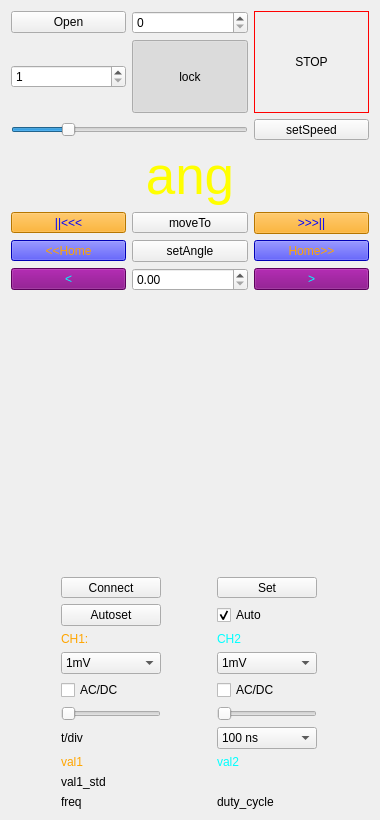
      <widget class="QWidget" name="stepper_page">
       <property name="geometry">
        <rect>
         <x>0</x>
         <y>0</y>
         <width>380</width>
         <height>820</height>
        </rect>
       </property>
       <property name="sizePolicy">
        <sizepolicy hsizetype="Expanding" vsizetype="Preferred">
         <horstretch>0</horstretch>
         <verstretch>0</verstretch>
        </sizepolicy>
       </property>
       <attribute name="label">
        <string>Stepper</string>
       </attribute>
       <layout class="QVBoxLayout" name="verticalLayout">
        <item>
         <layout class="QGridLayout" name="gridLayout">
          <item row="0" column="2" rowspan="2">
           <widget class="QToolButton" name="stepperStop">
            <property name="sizePolicy">
             <sizepolicy hsizetype="Expanding" vsizetype="Expanding">
              <horstretch>0</horstretch>
              <verstretch>0</verstretch>
             </sizepolicy>
            </property>
            <property name="styleSheet">
             <string notr="true">border: 1px solid red;</string>
            </property>
            <property name="text">
             <string>STOP</string>
            </property>
           </widget>
          </item>
          <item row="1" column="1">
           <widget class="QToolButton" name="stepperLock">
            <property name="sizePolicy">
             <sizepolicy hsizetype="MinimumExpanding" vsizetype="MinimumExpanding">
              <horstretch>0</horstretch>
              <verstretch>0</verstretch>
             </sizepolicy>
            </property>
            <property name="text">
             <string>lock</string>
            </property>
            <property name="checkable">
             <bool>true</bool>
            </property>
            <property name="checked">
             <bool>true</bool>
            </property>
           </widget>
          </item>
          <item row="8" column="2">
           <widget class="QPushButton" name="CCWMoveToStop">
            <property name="sizePolicy">
             <sizepolicy hsizetype="Expanding" vsizetype="Maximum">
              <horstretch>0</horstretch>
              <verstretch>0</verstretch>
             </sizepolicy>
            </property>
            <property name="toolTip">
             <string>Move CCW</string>
            </property>
            <property name="styleSheet">
             <string notr="true">background:orange; color:blue;</string>
            </property>
            <property name="text">
             <string>&gt;&gt;&gt;||</string>
            </property>
           </widget>
          </item>
          <item row="8" column="0">
           <widget class="QToolButton" name="CWMoveToStop">
            <property name="sizePolicy">
             <sizepolicy hsizetype="Expanding" vsizetype="Maximum">
              <horstretch>0</horstretch>
              <verstretch>0</verstretch>
             </sizepolicy>
            </property>
            <property name="toolTip">
             <string>Move CW</string>
            </property>
            <property name="styleSheet">
             <string notr="true">background:orange; color:blue;</string>
            </property>
            <property name="text">
             <string>||&lt;&lt;&lt;</string>
            </property>
           </widget>
          </item>
          <item row="0" column="0">
           <widget class="QPushButton" name="openAngleSensorPort">
            <property name="text">
             <string>Open</string>
            </property>
            <property name="checkable">
             <bool>true</bool>
            </property>
           </widget>
          </item>
          <item row="12" column="0">
           <widget class="QPushButton" name="relCWMove">
            <property name="toolTip">
             <string>relative step CW</string>
            </property>
            <property name="whatsThis">
             <string>relative step CW</string>
            </property>
            <property name="styleSheet">
             <string notr="true">background:purple; color:cyan;</string>
            </property>
            <property name="text">
             <string>&lt;</string>
            </property>
           </widget>
          </item>
          <item row="0" column="1">
           <widget class="QSpinBox" name="angleSensorPort"/>
          </item>
          <item row="4" column="2">
           <widget class="QToolButton" name="setStepperSpeed">
            <property name="sizePolicy">
             <sizepolicy hsizetype="Expanding" vsizetype="Maximum">
              <horstretch>0</horstretch>
              <verstretch>0</verstretch>
             </sizepolicy>
            </property>
            <property name="text">
             <string>setSpeed</string>
            </property>
           </widget>
          </item>
          <item row="12" column="2">
           <widget class="QPushButton" name="relCCWMove">
            <property name="toolTip">
             <string>relative step CCW</string>
            </property>
            <property name="whatsThis">
             <string>relative step CW</string>
            </property>
            <property name="styleSheet">
             <string notr="true">background:purple; color:cyan;</string>
            </property>
            <property name="text">
             <string>&gt;</string>
            </property>
           </widget>
          </item>
          <item row="12" column="1">
           <widget class="QDoubleSpinBox" name="relAngleIncrement">
            <property name="maximum">
             <double>360.000000000000000</double>
            </property>
           </widget>
          </item>
          <item row="10" column="0">
           <widget class="QToolButton" name="CWHome">
            <property name="sizePolicy">
             <sizepolicy hsizetype="Expanding" vsizetype="Maximum">
              <horstretch>0</horstretch>
              <verstretch>0</verstretch>
             </sizepolicy>
            </property>
            <property name="toolTip">
             <string>Move to HOME CW</string>
            </property>
            <property name="styleSheet">
             <string notr="true">background:blue; color:orange;</string>
            </property>
            <property name="text">
             <string>&lt;&lt;Home</string>
            </property>
           </widget>
          </item>
          <item row="10" column="2">
           <widget class="QToolButton" name="CCWHome">
            <property name="sizePolicy">
             <sizepolicy hsizetype="Expanding" vsizetype="Maximum">
              <horstretch>0</horstretch>
              <verstretch>0</verstretch>
             </sizepolicy>
            </property>
            <property name="toolTip">
             <string>Move to HOME CCW</string>
            </property>
            <property name="styleSheet">
             <string notr="true">background:blue; color:orange;</string>
            </property>
            <property name="text">
             <string>Home&gt;&gt;</string>
            </property>
           </widget>
          </item>
          <item row="7" column="0" colspan="3">
           <widget class="QLabel" name="currentAngle">
            <property name="maximumSize">
             <size>
              <width>16777215</width>
              <height>100</height>
             </size>
            </property>
            <property name="styleSheet">
             <string notr="true">color:yellow; font-size:40pt;</string>
            </property>
            <property name="text">
             <string>ang</string>
            </property>
            <property name="textFormat">
             <enum>Qt::AutoText</enum>
            </property>
            <property name="scaledContents">
             <bool>false</bool>
            </property>
            <property name="alignment">
             <set>Qt::AlignCenter</set>
            </property>
            <property name="indent">
             <number>0</number>
            </property>
           </widget>
          </item>
          <item row="8" column="1">
           <widget class="QToolButton" name="moveToAngle">
            <property name="sizePolicy">
             <sizepolicy hsizetype="Expanding" vsizetype="Maximum">
              <horstretch>0</horstretch>
              <verstretch>0</verstretch>
             </sizepolicy>
            </property>
            <property name="text">
             <string>moveTo</string>
            </property>
           </widget>
          </item>
          <item row="10" column="1">
           <widget class="QPushButton" name="setCustomAngle">
            <property name="sizePolicy">
             <sizepolicy hsizetype="Expanding" vsizetype="Maximum">
              <horstretch>0</horstretch>
              <verstretch>0</verstretch>
             </sizepolicy>
            </property>
            <property name="text">
             <string>setAngle</string>
            </property>
           </widget>
          </item>
          <item row="1" column="0">
           <widget class="QSpinBox" name="stepperSpeedValue">
            <property name="toolTip">
             <string>stepper speed</string>
            </property>
            <property name="minimum">
             <number>1</number>
            </property>
            <property name="maximum">
             <number>3000</number>
            </property>
           </widget>
          </item>
          <item row="4" column="0" colspan="2">
           <widget class="QSlider" name="stepperSpeed">
            <property name="toolTip">
             <string>stepper speed</string>
            </property>
            <property name="minimum">
             <number>50</number>
            </property>
            <property name="maximum">
             <number>2100</number>
            </property>
            <property name="value">
             <number>512</number>
            </property>
            <property name="orientation">
             <enum>Qt::Horizontal</enum>
            </property>
           </widget>
          </item>
         </layout>
        </item>
        <item>
         <layout class="QVBoxLayout" name="oscilloPlot">
          <property name="sizeConstraint">
           <enum>QLayout::SetMinimumSize</enum>
          </property>
          <item>
           <spacer name="verticalSpacer_2">
            <property name="orientation">
             <enum>Qt::Vertical</enum>
            </property>
            <property name="sizeHint" stdset="0">
             <size>
              <width>20</width>
              <height>100</height>
             </size>
            </property>
           </spacer>
          </item>
         </layout>
        </item>
        <item>
         <layout class="QGridLayout" name="oscillo_config">
          <item row="2" column="0">
           <widget class="QLabel" name="label">
            <property name="sizePolicy">
             <sizepolicy hsizetype="Minimum" vsizetype="Minimum">
              <horstretch>0</horstretch>
              <verstretch>0</verstretch>
             </sizepolicy>
            </property>
            <property name="maximumSize">
             <size>
              <width>100</width>
              <height>16777215</height>
             </size>
            </property>
            <property name="styleSheet">
             <string notr="true">color:orange;</string>
            </property>
            <property name="text">
             <string>CH1:</string>
            </property>
           </widget>
          </item>
          <item row="2" column="1">
           <widget class="QLabel" name="label_7">
            <property name="sizePolicy">
             <sizepolicy hsizetype="Minimum" vsizetype="Minimum">
              <horstretch>0</horstretch>
              <verstretch>0</verstretch>
             </sizepolicy>
            </property>
            <property name="maximumSize">
             <size>
              <width>100</width>
              <height>16777215</height>
             </size>
            </property>
            <property name="styleSheet">
             <string notr="true">color:cyan;</string>
            </property>
            <property name="text">
             <string>CH2</string>
            </property>
           </widget>
          </item>
          <item row="1" column="0">
           <widget class="QPushButton" name="oscilloAutoSet">
            <property name="sizePolicy">
             <sizepolicy hsizetype="Minimum" vsizetype="Minimum">
              <horstretch>0</horstretch>
              <verstretch>0</verstretch>
             </sizepolicy>
            </property>
            <property name="maximumSize">
             <size>
              <width>100</width>
              <height>16777215</height>
             </size>
            </property>
            <property name="text">
             <string>Autoset</string>
            </property>
           </widget>
          </item>
          <item row="6" column="1">
           <widget class="QSlider" name="oscilloYpos2">
            <property name="sizePolicy">
             <sizepolicy hsizetype="Minimum" vsizetype="Minimum">
              <horstretch>0</horstretch>
              <verstretch>0</verstretch>
             </sizepolicy>
            </property>
            <property name="maximumSize">
             <size>
              <width>120</width>
              <height>16777215</height>
             </size>
            </property>
            <property name="orientation">
             <enum>Qt::Horizontal</enum>
            </property>
           </widget>
          </item>
          <item row="4" column="0">
           <widget class="QComboBox" name="oscilloVdiv1">
            <property name="sizePolicy">
             <sizepolicy hsizetype="Minimum" vsizetype="Minimum">
              <horstretch>0</horstretch>
              <verstretch>0</verstretch>
             </sizepolicy>
            </property>
            <property name="maximumSize">
             <size>
              <width>100</width>
              <height>16777215</height>
             </size>
            </property>
            <item>
             <property name="text">
              <string>1mV</string>
             </property>
            </item>
            <item>
             <property name="text">
              <string>2mV</string>
             </property>
            </item>
            <item>
             <property name="text">
              <string>5mV</string>
             </property>
            </item>
            <item>
             <property name="text">
              <string>10mV</string>
             </property>
            </item>
            <item>
             <property name="text">
              <string>20mV</string>
             </property>
            </item>
            <item>
             <property name="text">
              <string>50mV</string>
             </property>
            </item>
            <item>
             <property name="text">
              <string>100mV</string>
             </property>
            </item>
            <item>
             <property name="text">
              <string>200mV</string>
             </property>
            </item>
            <item>
             <property name="text">
              <string>500mV</string>
             </property>
            </item>
            <item>
             <property name="text">
              <string>1V</string>
             </property>
            </item>
            <item>
             <property name="text">
              <string>2V</string>
             </property>
            </item>
            <item>
             <property name="text">
              <string>5V</string>
             </property>
            </item>
            <item>
             <property name="text">
              <string>10V</string>
             </property>
            </item>
            <item>
             <property name="text">
              <string>20V</string>
             </property>
            </item>
           </widget>
          </item>
          <item row="6" column="0">
           <widget class="QSlider" name="oscilloYpos1">
            <property name="sizePolicy">
             <sizepolicy hsizetype="Minimum" vsizetype="Minimum">
              <horstretch>0</horstretch>
              <verstretch>0</verstretch>
             </sizepolicy>
            </property>
            <property name="maximumSize">
             <size>
              <width>100</width>
              <height>20</height>
             </size>
            </property>
            <property name="maximum">
             <number>30</number>
            </property>
            <property name="orientation">
             <enum>Qt::Horizontal</enum>
            </property>
           </widget>
          </item>
          <item row="4" column="1">
           <widget class="QComboBox" name="oscilloVdiv2">
            <property name="sizePolicy">
             <sizepolicy hsizetype="Minimum" vsizetype="Minimum">
              <horstretch>0</horstretch>
              <verstretch>0</verstretch>
             </sizepolicy>
            </property>
            <property name="maximumSize">
             <size>
              <width>100</width>
              <height>16777215</height>
             </size>
            </property>
            <item>
             <property name="text">
              <string>1mV</string>
             </property>
            </item>
            <item>
             <property name="text">
              <string>2mV</string>
             </property>
            </item>
            <item>
             <property name="text">
              <string>5mV</string>
             </property>
            </item>
            <item>
             <property name="text">
              <string>10mV</string>
             </property>
            </item>
            <item>
             <property name="text">
              <string>20mV</string>
             </property>
            </item>
            <item>
             <property name="text">
              <string>50mV</string>
             </property>
            </item>
            <item>
             <property name="text">
              <string>100mV</string>
             </property>
            </item>
            <item>
             <property name="text">
              <string>200mV</string>
             </property>
            </item>
            <item>
             <property name="text">
              <string>500mV</string>
             </property>
            </item>
            <item>
             <property name="text">
              <string>1V</string>
             </property>
            </item>
            <item>
             <property name="text">
              <string>2V</string>
             </property>
            </item>
            <item>
             <property name="text">
              <string>5V</string>
             </property>
            </item>
            <item>
             <property name="text">
              <string>10V</string>
             </property>
            </item>
            <item>
             <property name="text">
              <string>20V</string>
             </property>
            </item>
           </widget>
          </item>
          <item row="7" column="0">
           <widget class="QLabel" name="label_9">
            <property name="sizePolicy">
             <sizepolicy hsizetype="Minimum" vsizetype="Minimum">
              <horstretch>0</horstretch>
              <verstretch>0</verstretch>
             </sizepolicy>
            </property>
            <property name="maximumSize">
             <size>
              <width>100</width>
              <height>16777215</height>
             </size>
            </property>
            <property name="text">
             <string>t/div</string>
            </property>
           </widget>
          </item>
          <item row="7" column="1">
           <widget class="QComboBox" name="oscilloTdiv">
            <property name="sizePolicy">
             <sizepolicy hsizetype="Minimum" vsizetype="Minimum">
              <horstretch>0</horstretch>
              <verstretch>0</verstretch>
             </sizepolicy>
            </property>
            <property name="maximumSize">
             <size>
              <width>100</width>
              <height>16777215</height>
             </size>
            </property>
            <item>
             <property name="text">
              <string>100 ns</string>
             </property>
            </item>
            <item>
             <property name="text">
              <string>200 ns</string>
             </property>
            </item>
            <item>
             <property name="text">
              <string>500 ns</string>
             </property>
            </item>
            <item>
             <property name="text">
              <string>1 mks</string>
             </property>
            </item>
            <item>
             <property name="text">
              <string>2 mks</string>
             </property>
            </item>
            <item>
             <property name="text">
              <string>5 mks</string>
             </property>
            </item>
            <item>
             <property name="text">
              <string>10 mks</string>
             </property>
            </item>
            <item>
             <property name="text">
              <string>20 mks</string>
             </property>
            </item>
            <item>
             <property name="text">
              <string>50 mks</string>
             </property>
            </item>
            <item>
             <property name="text">
              <string>100 mks</string>
             </property>
            </item>
            <item>
             <property name="text">
              <string>200 mks</string>
             </property>
            </item>
            <item>
             <property name="text">
              <string>500 mks</string>
             </property>
            </item>
            <item>
             <property name="text">
              <string>1 ms</string>
             </property>
            </item>
            <item>
             <property name="text">
              <string>2 ms</string>
             </property>
            </item>
            <item>
             <property name="text">
              <string>5 ms</string>
             </property>
            </item>
            <item>
             <property name="text">
              <string>10 ms</string>
             </property>
            </item>
            <item>
             <property name="text">
              <string>20 ms</string>
             </property>
            </item>
            <item>
             <property name="text">
              <string>50 ms</string>
             </property>
            </item>
            <item>
             <property name="text">
              <string>100 ms</string>
             </property>
            </item>
            <item>
             <property name="text">
              <string>200 ms</string>
             </property>
            </item>
            <item>
             <property name="text">
              <string>500 ms</string>
             </property>
            </item>
            <item>
             <property name="text">
              <string>1 s</string>
             </property>
            </item>
            <item>
             <property name="text">
              <string>2 s</string>
             </property>
            </item>
            <item>
             <property name="text">
              <string>5 s</string>
             </property>
            </item>
            <item>
             <property name="text">
              <string>10 s</string>
             </property>
            </item>
            <item>
             <property name="text">
              <string>50 s</string>
             </property>
            </item>
            <item>
             <property name="text">
              <string>100 s</string>
             </property>
            </item>
           </widget>
          </item>
          <item row="8" column="0">
           <widget class="QLabel" name="CH1Val">
            <property name="sizePolicy">
             <sizepolicy hsizetype="Minimum" vsizetype="Minimum">
              <horstretch>0</horstretch>
              <verstretch>0</verstretch>
             </sizepolicy>
            </property>
            <property name="maximumSize">
             <size>
              <width>100</width>
              <height>16777215</height>
             </size>
            </property>
            <property name="styleSheet">
             <string notr="true">color:orange;</string>
            </property>
            <property name="text">
             <string>val1</string>
            </property>
           </widget>
          </item>
          <item row="8" column="1">
           <widget class="QLabel" name="CH2Val">
            <property name="sizePolicy">
             <sizepolicy hsizetype="Minimum" vsizetype="Minimum">
              <horstretch>0</horstretch>
              <verstretch>0</verstretch>
             </sizepolicy>
            </property>
            <property name="maximumSize">
             <size>
              <width>100</width>
              <height>16777215</height>
             </size>
            </property>
            <property name="styleSheet">
             <string notr="true">color:cyan;</string>
            </property>
            <property name="text">
             <string>val2</string>
            </property>
           </widget>
          </item>
          <item row="1" column="1">
           <widget class="QCheckBox" name="oscilloAuto">
            <property name="sizePolicy">
             <sizepolicy hsizetype="Minimum" vsizetype="Minimum">
              <horstretch>0</horstretch>
              <verstretch>0</verstretch>
             </sizepolicy>
            </property>
            <property name="text">
             <string>Auto</string>
            </property>
            <property name="checked">
             <bool>true</bool>
            </property>
           </widget>
          </item>
          <item row="9" column="0">
           <widget class="QLabel" name="CH1Val_std">
            <property name="sizePolicy">
             <sizepolicy hsizetype="Minimum" vsizetype="Minimum">
              <horstretch>0</horstretch>
              <verstretch>0</verstretch>
             </sizepolicy>
            </property>
            <property name="maximumSize">
             <size>
              <width>100</width>
              <height>16777215</height>
             </size>
            </property>
            <property name="text">
             <string>val1_std</string>
            </property>
           </widget>
          </item>
          <item row="10" column="0">
           <widget class="QLabel" name="oscilloFreq">
            <property name="sizePolicy">
             <sizepolicy hsizetype="Minimum" vsizetype="Minimum">
              <horstretch>0</horstretch>
              <verstretch>0</verstretch>
             </sizepolicy>
            </property>
            <property name="text">
             <string>freq</string>
            </property>
           </widget>
          </item>
          <item row="10" column="1">
           <widget class="QLabel" name="duty_cycle">
            <property name="sizePolicy">
             <sizepolicy hsizetype="Minimum" vsizetype="Minimum">
              <horstretch>0</horstretch>
              <verstretch>0</verstretch>
             </sizepolicy>
            </property>
            <property name="text">
             <string>duty_cycle</string>
            </property>
           </widget>
          </item>
          <item row="0" column="1">
           <widget class="QToolButton" name="oscilloSet">
            <property name="sizePolicy">
             <sizepolicy hsizetype="Minimum" vsizetype="Minimum">
              <horstretch>0</horstretch>
              <verstretch>0</verstretch>
             </sizepolicy>
            </property>
            <property name="maximumSize">
             <size>
              <width>100</width>
              <height>16777215</height>
             </size>
            </property>
            <property name="text">
             <string>Set</string>
            </property>
           </widget>
          </item>
          <item row="0" column="0">
           <widget class="QToolButton" name="oscilloConnect">
            <property name="sizePolicy">
             <sizepolicy hsizetype="Minimum" vsizetype="Minimum">
              <horstretch>0</horstretch>
              <verstretch>0</verstretch>
             </sizepolicy>
            </property>
            <property name="maximumSize">
             <size>
              <width>100</width>
              <height>50</height>
             </size>
            </property>
            <property name="text">
             <string>Connect</string>
            </property>
            <property name="checkable">
             <bool>true</bool>
            </property>
           </widget>
          </item>
          <item row="5" column="0">
           <widget class="QCheckBox" name="CH1_AC_DC">
            <property name="text">
             <string>AC/DC</string>
            </property>
           </widget>
          </item>
          <item row="5" column="1">
           <widget class="QCheckBox" name="CH2_AC_DC">
            <property name="text">
             <string>AC/DC</string>
            </property>
           </widget>
          </item>
         </layout>
        </item>
       </layout>
      </widget>
